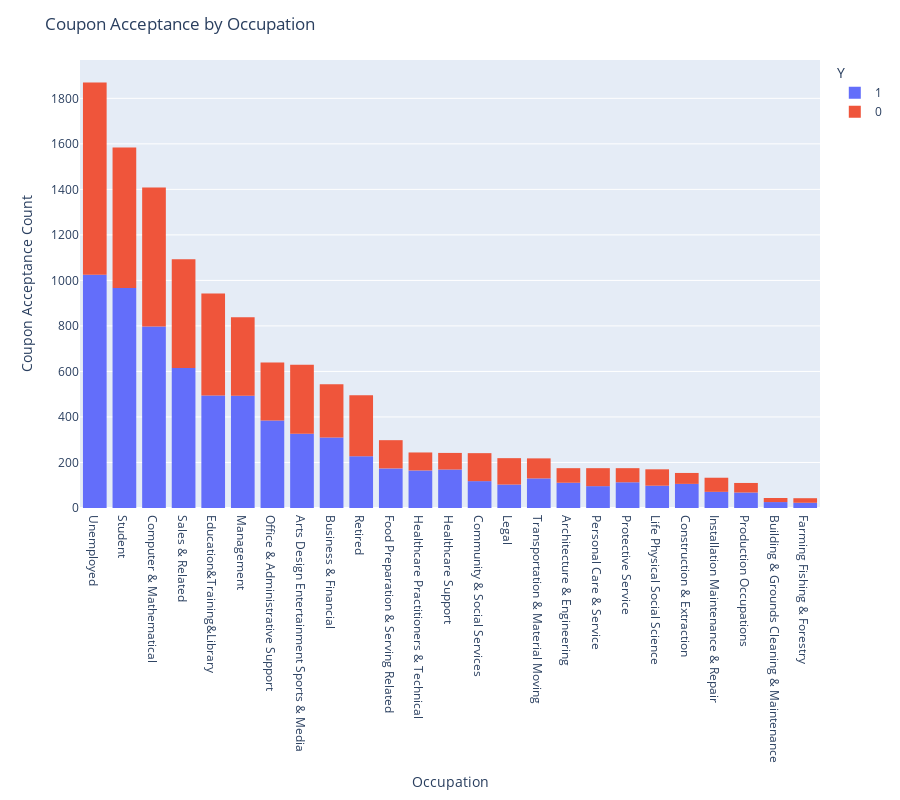

This figure's notebook cell:
### Code cell
#do certain occupations use more coupons?
fig = px.histogram(df_filled, x='occupation', color='Y').update_xaxes(categoryorder='total descending')
fig.update_layout(
    xaxis_title="Occupation",
    yaxis_title="Coupon Acceptance Count",
    title="Coupon Acceptance by Occupation",
    autosize=False,
    width=900,
    height=800)
fig.show()
fig.write_image('images/couponbyoccupation.png')

### Figure 1 — Plotly figure (JSON) as saved in the notebook; plotly's stock layout.template omitted (floating-point values rounded to 4 significant figures; data arrays with more than 128 entries replaced by an {"elided": "..."} marker saying what was removed)
{"data": [{"alignmentgroup": "True", "bingroup": "x", "hovertemplate": "Y=1<br>occupation=%{x}<br>count=%{y}<extra></extra>", "legendgroup": "1", "marker": {"color": "#636efa", "pattern": {"shape": ""}}, "name": "1", "offsetgroup": "1", "orientation": "v", "showlegend": true, "type": "histogram", "x": {"elided": "7210 str values"}, "xaxis": "x", "yaxis": "y"}, {"alignmentgroup": "True", "bingroup": "x", "hovertemplate": "Y=0<br>occupation=%{x}<br>count=%{y}<extra></extra>", "legendgroup": "0", "marker": {"color": "#EF553B", "pattern": {"shape": ""}}, "name": "0", "offsetgroup": "0", "orientation": "v", "showlegend": true, "type": "histogram", "x": {"elided": "5474 str values"}, "xaxis": "x", "yaxis": "y"}], "layout": {"autosize": false, "barmode": "relative", "height": 800, "legend": {"title": {"text": "Y"}, "tracegroupgap": 0}, "margin": {"t": 60}, "title": {"text": "Coupon Acceptance by Occupation"}, "width": 900, "xaxis": {"anchor": "y", "categoryorder": "total descending", "domain": [0, 1], "title": {"text": "Occupation"}}, "yaxis": {"anchor": "x", "domain": [0, 1], "title": {"text": "Coupon Acceptance Count"}}}}
